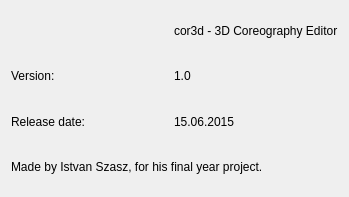
<?xml version="1.0" encoding="UTF-8"?>
<ui version="4.0">
 <class>AboutWindow</class>
 <widget class="QWidget" name="AboutWindow">
  <property name="windowModality">
   <enum>Qt::ApplicationModal</enum>
  </property>
  <property name="geometry">
   <rect>
    <x>0</x>
    <y>0</y>
    <width>349</width>
    <height>197</height>
   </rect>
  </property>
  <property name="windowTitle">
   <string>Form</string>
  </property>
  <layout class="QGridLayout" name="gridLayout_2">
   <item row="0" column="1">
    <widget class="QLabel" name="label">
     <property name="text">
      <string>cor3d - 3D Coreography Editor</string>
     </property>
    </widget>
   </item>
   <item row="1" column="1">
    <widget class="QLabel" name="label_2">
     <property name="text">
      <string>1.0</string>
     </property>
    </widget>
   </item>
   <item row="1" column="0">
    <widget class="QLabel" name="label_3">
     <property name="text">
      <string>Version:</string>
     </property>
    </widget>
   </item>
   <item row="2" column="0">
    <widget class="QLabel" name="label_4">
     <property name="text">
      <string>Release date:</string>
     </property>
    </widget>
   </item>
   <item row="2" column="1">
    <widget class="QLabel" name="label_5">
     <property name="text">
      <string>15.06.2015</string>
     </property>
    </widget>
   </item>
   <item row="3" column="0" colspan="2">
    <widget class="QLabel" name="label_6">
     <property name="text">
      <string>Made by Istvan Szasz, for his final year project.</string>
     </property>
    </widget>
   </item>
  </layout>
 </widget>
 <resources/>
 <connections/>
</ui>
